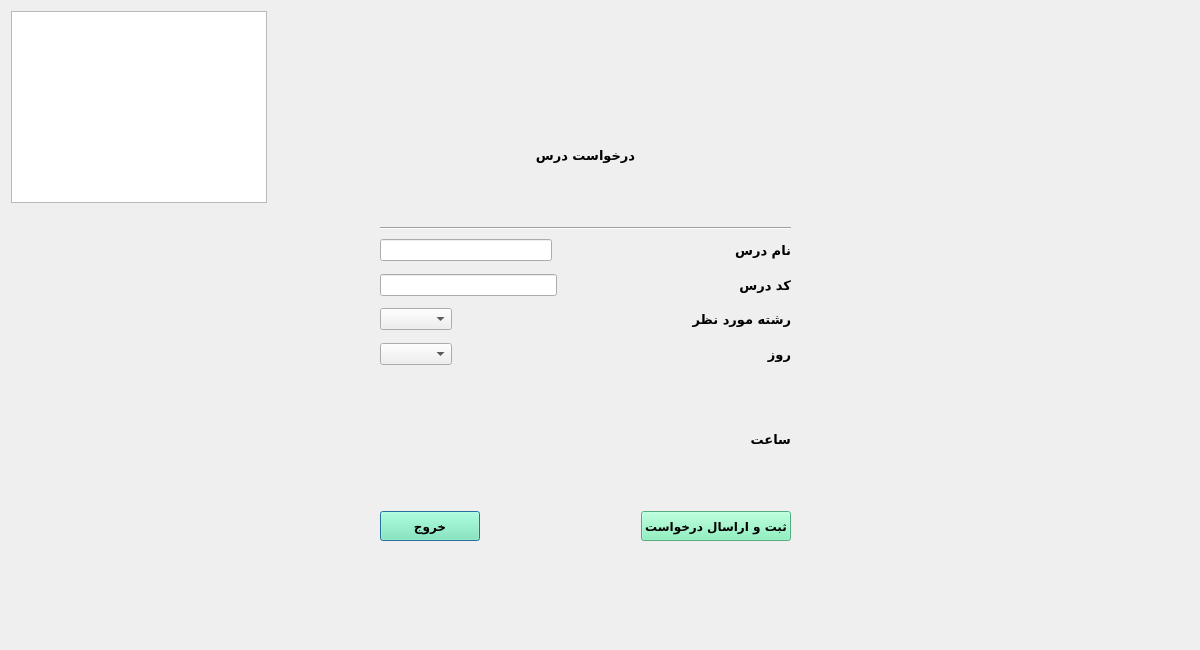
<?xml version="1.0" encoding="UTF-8"?>
<ui version="4.0">
 <class>teachershowlesson</class>
 <widget class="QDialog" name="teachershowlesson">
  <property name="geometry">
   <rect>
    <x>0</x>
    <y>0</y>
    <width>1200</width>
    <height>650</height>
   </rect>
  </property>
  <property name="windowTitle">
   <string>Dialog</string>
  </property>
  <widget class="QTableView" name="tableView">
   <property name="geometry">
    <rect>
     <x>11</x>
     <y>11</y>
     <width>256</width>
     <height>192</height>
    </rect>
   </property>
  </widget>
  <widget class="QWidget" name="">
   <property name="geometry">
    <rect>
     <x>380</x>
     <y>90</y>
     <width>411</width>
     <height>451</height>
    </rect>
   </property>
   <layout class="QVBoxLayout" name="verticalLayout_2">
    <item>
     <widget class="QLabel" name="label_9">
      <property name="font">
       <font>
        <family>B Koodak</family>
        <pointsize>10</pointsize>
        <weight>75</weight>
        <bold>true</bold>
       </font>
      </property>
      <property name="text">
       <string>&lt;html&gt;&lt;head/&gt;&lt;body&gt;&lt;p align=&quot;center&quot;&gt;درخواست درس&lt;/p&gt;&lt;/body&gt;&lt;/html&gt;</string>
      </property>
     </widget>
    </item>
    <item>
     <widget class="Line" name="line">
      <property name="orientation">
       <enum>Qt::Horizontal</enum>
      </property>
     </widget>
    </item>
    <item>
     <layout class="QVBoxLayout" name="verticalLayout">
      <item>
       <layout class="QHBoxLayout" name="horizontalLayout">
        <item>
         <widget class="QLineEdit" name="lineEdit"/>
        </item>
        <item>
         <spacer name="horizontalSpacer">
          <property name="orientation">
           <enum>Qt::Horizontal</enum>
          </property>
          <property name="sizeHint" stdset="0">
           <size>
            <width>40</width>
            <height>20</height>
           </size>
          </property>
         </spacer>
        </item>
        <item>
         <widget class="QLabel" name="label_10">
          <property name="font">
           <font>
            <family>B Koodak</family>
            <pointsize>10</pointsize>
            <weight>75</weight>
            <bold>true</bold>
           </font>
          </property>
          <property name="text">
           <string>نام درس </string>
          </property>
         </widget>
        </item>
       </layout>
      </item>
      <item>
       <layout class="QHBoxLayout" name="horizontalLayout_2">
        <item>
         <widget class="QLineEdit" name="lineEdit_2"/>
        </item>
        <item>
         <spacer name="horizontalSpacer_2">
          <property name="orientation">
           <enum>Qt::Horizontal</enum>
          </property>
          <property name="sizeHint" stdset="0">
           <size>
            <width>40</width>
            <height>20</height>
           </size>
          </property>
         </spacer>
        </item>
        <item>
         <widget class="QLabel" name="label_11">
          <property name="font">
           <font>
            <family>B Koodak</family>
            <pointsize>10</pointsize>
            <weight>75</weight>
            <bold>true</bold>
           </font>
          </property>
          <property name="text">
           <string>کد درس</string>
          </property>
         </widget>
        </item>
       </layout>
      </item>
      <item>
       <layout class="QHBoxLayout" name="horizontalLayout_3">
        <item>
         <widget class="QComboBox" name="comboBox_Field"/>
        </item>
        <item>
         <spacer name="horizontalSpacer_3">
          <property name="orientation">
           <enum>Qt::Horizontal</enum>
          </property>
          <property name="sizeHint" stdset="0">
           <size>
            <width>40</width>
            <height>20</height>
           </size>
          </property>
         </spacer>
        </item>
        <item>
         <widget class="QLabel" name="label_12">
          <property name="font">
           <font>
            <family>B Koodak</family>
            <pointsize>10</pointsize>
            <weight>75</weight>
            <bold>true</bold>
           </font>
          </property>
          <property name="text">
           <string>رشته مورد نظر</string>
          </property>
         </widget>
        </item>
       </layout>
      </item>
      <item>
       <layout class="QHBoxLayout" name="horizontalLayout_4">
        <item>
         <widget class="QComboBox" name="comboBox_Day"/>
        </item>
        <item>
         <spacer name="horizontalSpacer_4">
          <property name="orientation">
           <enum>Qt::Horizontal</enum>
          </property>
          <property name="sizeHint" stdset="0">
           <size>
            <width>40</width>
            <height>20</height>
           </size>
          </property>
         </spacer>
        </item>
        <item>
         <widget class="QLabel" name="label_13">
          <property name="font">
           <font>
            <family>B Koodak</family>
            <pointsize>10</pointsize>
            <weight>75</weight>
            <bold>true</bold>
           </font>
          </property>
          <property name="text">
           <string>روز</string>
          </property>
         </widget>
        </item>
       </layout>
      </item>
     </layout>
    </item>
    <item>
     <widget class="QLabel" name="label_14">
      <property name="font">
       <font>
        <family>B Koodak</family>
        <pointsize>10</pointsize>
        <weight>75</weight>
        <bold>true</bold>
       </font>
      </property>
      <property name="text">
       <string>ساعت</string>
      </property>
     </widget>
    </item>
    <item>
     <layout class="QHBoxLayout" name="horizontalLayout_5">
      <item>
       <widget class="QPushButton" name="pushButton_4">
        <property name="minimumSize">
         <size>
          <width>100</width>
          <height>30</height>
         </size>
        </property>
        <property name="font">
         <font>
          <family>B Nazanin</family>
          <pointsize>9</pointsize>
          <weight>75</weight>
          <bold>true</bold>
         </font>
        </property>
        <property name="styleSheet">
         <string notr="true">background-color:rgb(118, 240, 179)</string>
        </property>
        <property name="text">
         <string>خروج</string>
        </property>
       </widget>
      </item>
      <item>
       <spacer name="horizontalSpacer_5">
        <property name="orientation">
         <enum>Qt::Horizontal</enum>
        </property>
        <property name="sizeHint" stdset="0">
         <size>
          <width>40</width>
          <height>20</height>
         </size>
        </property>
       </spacer>
      </item>
      <item>
       <widget class="QPushButton" name="pushButton_3">
        <property name="minimumSize">
         <size>
          <width>100</width>
          <height>30</height>
         </size>
        </property>
        <property name="font">
         <font>
          <family>B Nazanin</family>
          <pointsize>9</pointsize>
          <weight>75</weight>
          <bold>true</bold>
         </font>
        </property>
        <property name="styleSheet">
         <string notr="true">background-color:rgb(118, 240, 179)</string>
        </property>
        <property name="text">
         <string>ثبت و اراسال درخواست</string>
        </property>
       </widget>
      </item>
     </layout>
    </item>
   </layout>
  </widget>
 </widget>
 <resources/>
 <connections/>
</ui>
